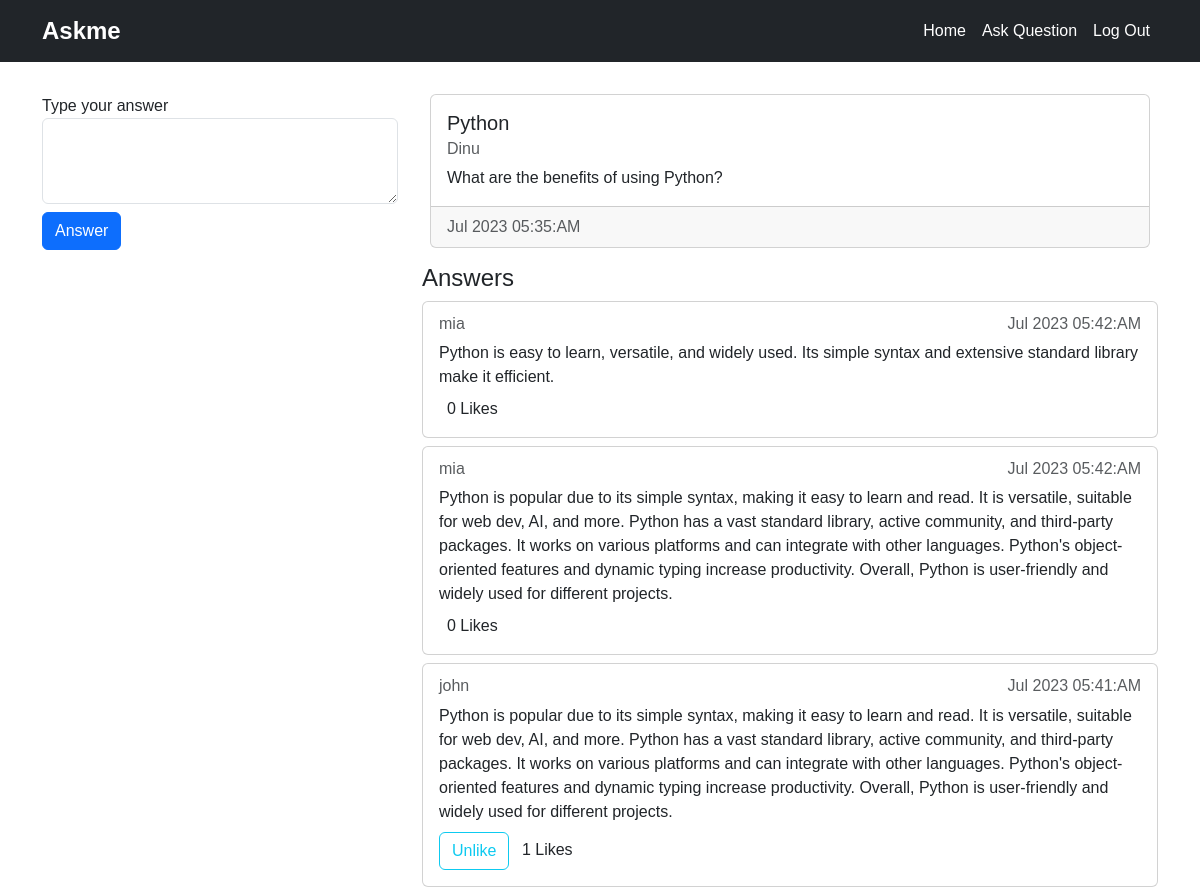
The app's page /answers/19 (signed in) with its own data.
### account/models.py (models this page shows, shortened)
class Question(models.Model):
    title = models.CharField(max_length=200)
    body = models.TextField()
    user = models.ForeignKey(User, on_delete=models.CASCADE)
    created_at = models.DateTimeField(auto_now_add=True)

class Answer(models.Model):
    body = models.TextField()
    user = models.ForeignKey(User, on_delete=models.CASCADE)
    question = models.ForeignKey(Question, related_name='answers', on_delete=models.CASCADE)
    created_at = models.DateTimeField(auto_now_add=True)

### account/views.py (the view)
# urls.py: path('answers/<int:id>', views.answers, name='answer'),
@login_required(login_url='/login/')
def answers(request, id):
    question = Question.objects.filter(id=id)
    if question:
        question = question.get()
        answers = question.answers.all()
        context = {
            'question': question,
            'answers': answers.order_by('-created_at'),
        }
    else:
        return JsonResponse({'error': 'Question not found'})
    if request.POST:
        answer = request.POST.get('answer')
        question.answers.create(body=answer, user=request.user)
        messages.success(request, 'Your answer has been posted successfully!')
    return render(request,'answers.html', context)

### account/templatetags/user_likes_answer.py (called while the page is built)
@register.filter
def user_likes_answer(user, answer):
    return Like.objects.filter(user=user, answer=answer).exists()

### account/templates/answers.html (shortened to what this page needs)
{% extends 'base.html' %}
{% load user_likes_answer %}
{% block content %}
  <div class="container mt-4">
    <div class="row justify-content-center">
      <div class="col-lg-4">
        <form action="" method="post"> {% csrf_token %}
          <div class="form-group">
            <label for="exampleFormControlTextarea1">Type your answer</label>
            <textarea class="form-control" name="answer" id="exampleFormControlTextarea1" rows="3" required></textarea>
          </div>
          <button type="submit" class="btn btn-primary mt-2">Answer</button>
        </form>
      </div>
      <div class="col-lg-8">
        <div class="card mb-2 p-0 mx-2">
          <div class="card-body">
            <h5 class="card-title">{{ question.title|title }}</h5>
            <h6 class="card-subtitle mb-2 text-muted">{{ question.user.username }}</h6>
            <p class="card-text mb-0">{{ question.body }}</p>
          </div>
          <div class="card-footer text-muted">
            <span>{{ question.created_at|date:"M Y h:i:A" }}</span>
          </div>
        </div>
        {% if answers %}
        <h4 class="mt-3">Answers</h4>
          {% for answer in answers %}
          <div class="card mb-2">
            <div class="card-body">
              <h6 class="card-subtitle mb-2 text-muted d-flex justify-content-between">
                <span>{{ answer.user.username }}</span> <span>{{ answer.created_at|date:"M Y h:i:A" }}</span>
              </h6>
              <p class="card-text mb-2">{{ answer.body }}</p>
              {% if answer.user != request.user %}
              <a href="/like_answer/{{ answer.id }}" class="likes">
                <button class="btn btn-outline-info">
                  {% if request.user|user_likes_answer:answer %}Unlike{% else %}Like{% endif %}
                </button>
              </a>
              {% endif %}
              <span class="ms-2">{{ answer.likes.count }} Likes</span>
            </div>
          </div>
          {% endfor %}
        {% endif %}
      </div>
    </div>
    </div>
{% endblock %}

### account/templates/base.html (style rules this page uses)
body { padding-top: 70px; font-family: 'Franklin Gothic Medium', 'Arial Narrow', Arial, sans-serif; }

### account/templates/answers.html (style rules this page uses)
.card-footer { display: flex; justify-content: space-between; }
a.likes { text-decoration: none; }

### records on screen
Question: title "Python", user.username "Dinu", body "What are the benefits of using Python?", created_at "Jul 2023 05:35:AM"
Answer: user.username "mia", created_at "Jul 2023 05:42:AM", body "Python is easy to learn, versatile, and widely used. Its simple syntax and extensive standard library make it efficient.", likes.count "0"
Answer: user.username "mia", created_at "Jul 2023 05:42:AM", body "Python is popular due to its simple syntax, making it easy to learn and read. It is versatile, suitable for web dev, AI, and more. Python has a vast standard library, active community, and third-party packages. It works on various platforms and can integrate with other languages. Python's object-oriented features and dynamic typing increase productivity. Overall, Python is user-friendly and widely used for different projects.", likes.count "0"
Answer: user.username "john", created_at "Jul 2023 05:41:AM", body "Python is popular due to its simple syntax, making it easy to learn and read. It is versatile, suitable for web dev, AI, and more. Python has a vast standard library, active community, and third-party packages. It works on various platforms and can integrate with other languages. Python's object-oriented features and dynamic typing increase productivity. Overall, Python is user-friendly and widely used for different projects.", shows "Unlike", likes.count "1"
